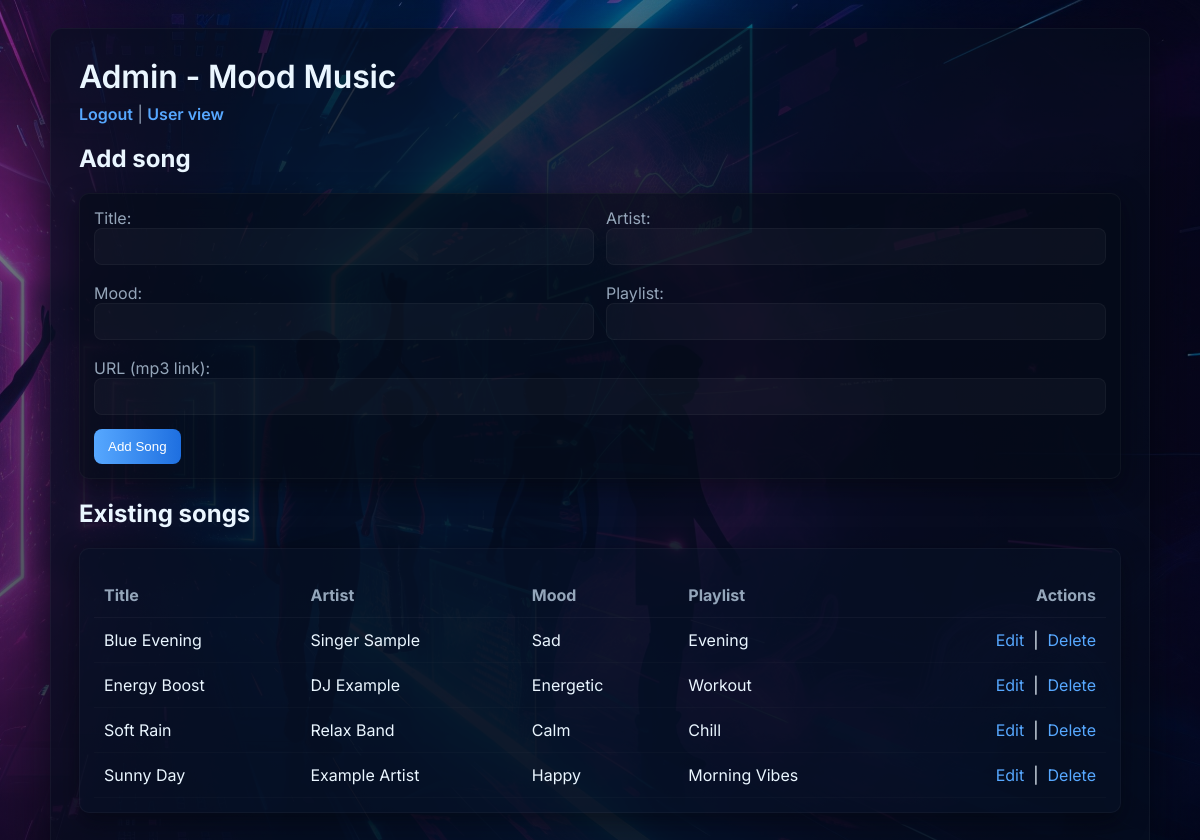
/admin.php (signed in), run on the app's committed database.
### tables this page shows
CREATE TABLE IF NOT EXISTS `songs` (
  `id` INT AUTO_INCREMENT PRIMARY KEY,
  `title` VARCHAR(255) NOT NULL,
  `artist` VARCHAR(255) DEFAULT '',
  `mood` VARCHAR(100) DEFAULT '',
  `playlist` VARCHAR(255) DEFAULT '',
  `url` TEXT DEFAULT '',
  `created_at` TIMESTAMP DEFAULT CURRENT_TIMESTAMP
);

### admin.php (the view, shortened to what this page needs)
<?php
require 'config.php';
if (!empty($_SESSION['is_admin'])) {
    $s = $pdo->query("SELECT * FROM songs ORDER BY id DESC");
    $songs = $s->fetchAll(PDO::FETCH_ASSOC);
}
?>
<!doctype html>
<html>
<head>
  <link rel="stylesheet" href="styles.css">
</head>
<body>
<div class="container">
  <h1>Admin - Mood Music</h1>
  <?php if (empty($_SESSION['is_admin'])): ?>
    <h2>Admin Login</h2>
    <?php if (!empty($error)) echo '<p style="color:red">'.htmlspecialchars($error).'</p>'; ?>
    <div class="panel">
      <form method="post" action="admin.php">
        <div class="form-row">
          <div style="flex:1"><label>Username: <input type="text" name="username" required></label></div>
          <div style="flex:1"><label>Password: <input type="password" name="password" required></label></div>
        </div>
        <div class="form-actions"><button class="btn" type="submit">Login</button></div>
      </form>
    </div>
    <p><a href="index.php">Back to user view</a></p>
  <?php else: ?>
    <p><a class="admin-link" href="admin.php?logout=1">Logout</a> | <a class="admin-link" href="index.php">User view</a></p>
    <h2>Add song</h2>
    <div class="form-panel">
      <form method="post" action="add_song.php">
        <div class="form-row">
          <div style="flex:1"><label>Title: <input type="text" name="title" required></label></div>
          <div style="flex:1"><label>Artist: <input type="text" name="artist"></label></div>
        </div>
        <div class="form-row" style="margin-top:10px">
          <div style="flex:1"><label>Mood: <input type="text" name="mood"></label></div>
          <div style="flex:1"><label>Playlist: <input type="text" name="playlist"></label></div>
        </div>
        <div style="margin-top:10px"><label>URL (mp3 link): <input type="text" name="url"></label></div>
        <div class="form-actions"><button class="btn" type="submit">Add Song</button></div>
      </form>
    </div>
    <h2>Existing songs</h2>
    <div class="card">
      <?php if (empty($songs)): ?>
        <p>No songs yet.</p>
      <?php else: ?>
        <table>
          <thead>
            <tr>
              <th>Title</th>
              <th>Artist</th>
              <th>Mood</th>
              <th>Playlist</th>
              <th class="text-right">Actions</th>
            </tr>
          </thead>
          <tbody>
          <?php foreach ($songs as $song): ?>
            <tr>
              <td><?php echo htmlspecialchars($song['title']) ?></td>
              <td><?php echo htmlspecialchars($song['artist']) ?></td>
              <td><?php echo htmlspecialchars($song['mood']) ?></td>
              <td><?php echo htmlspecialchars($song['playlist']) ?></td>
              <td class="text-right">
                <a href="edit_song.php?id=<?php echo $song['id'] ?>">Edit</a>
                &nbsp;|&nbsp;
                <a href="delete_song.php?id=<?php echo $song['id'] ?>" onclick="return confirm('Delete this song?')">Delete</a>
              </td>
            </tr>
          <?php endforeach; ?>
          </tbody>
        </table>
      <?php endif; ?>
    </div>
  <?php endif; ?>
</div>
</body>
</html>

### styles.css (style rules this page uses)
:root { --bg-overlay-start: rgba(3,12,34,0.50); --bg-overlay-end: rgba(2,8,26,0.72); --surface: rgba(6,14,30,0.68); --surface-2: rgba(8,18,38,0.54); --panel-bg: rgba(6,12,24,0.64); --border: rgba(255,255,255,0.06); --muted: rgba(180,200,220,0.82); --text: #eaf6ff; --text-dark: #061428; --accent: #57a8ff; --accent-2: #1e6fe0; --radius: 12px; --shadow-1: 0 8px 24px rgba(3,6,12,0.55); --shadow-2: 0 18px 48px rgba(3,6,12,0.7); }
* { box-sizing:border-box }
html,body { height:100% }
body { margin:0; font-family: Inter, system-ui, -apple-system, 'Segoe UI', Roboto, 'Helvetica Neue', Arial; background: linear-gradient(180deg, var(--bg-overlay-start), var(--bg-overlay-end)), url('assets/background.jpg') center/cover fixed; background-size: cover; color:var(--text); -webkit-font-smoothing:antialiased; -moz-osx-font-smoothing:grayscale; padding:28px; }
.container { max-width:1100px; margin:0 auto; background: var(--surface); border-radius: var(--radius); padding:28px; box-shadow: var(--shadow-2); border: 1px solid rgba(255,255,255,0.04); }
h1 { margin:0 0 8px 0;font-weight:600;letter-spacing:-0.2px }
p { color:var(--muted);margin-top:0 }
.card { background:var(--surface-2);border-radius:10px;padding:14px;margin:14px 0;border:1px solid rgba(255,255,255,0.04);box-shadow:var(--shadow-1) }
.btn { display:inline-block;padding:10px 14px;border-radius:8px;border:0;background:linear-gradient(90deg,var(--accent),var(--accent-2));color:#fff;cursor:pointer }
table { width:100%;border-collapse:collapse;margin-top:10px }
th { color:var(--muted);text-align:left;padding:12px 10px;border-bottom:1px solid rgba(255,255,255,0.04) }
td { padding:12px 10px;border-bottom:1px solid rgba(255,255,255,0.02) }
a { color:var(--accent);text-decoration:none }
form label { display:block;margin-bottom:8px;color:var(--muted) }
form input[type="text"], form select, form input[type="password"] { background:rgba(255,255,255,0.03);border:1px solid rgba(255,255,255,0.04);color:var(--text);padding:10px;border-radius:8px;width:100% }
.form-row { display:flex;gap:12px }
.form-actions { margin-top:14px;display:flex;gap:10px;align-items:center }
.form-panel { background:var(--panel-bg);border-radius:10px;padding:14px;border:1px solid rgba(255,255,255,0.04);box-shadow:var(--shadow-1);color:var(--text) }
.admin-link { color:var(--accent);text-decoration:none;font-weight:600 }
.text-right { text-align:right }

### data on the page
songs: title "Blue Evening", artist "Singer Sample", mood "Sad", playlist "Evening"
songs: title "Energy Boost", artist "DJ Example", mood "Energetic", playlist "Workout"
songs: title "Soft Rain", artist "Relax Band", mood "Calm", playlist "Chill"
songs: title "Sunny Day", artist "Example Artist", mood "Happy", playlist "Morning Vibes"
